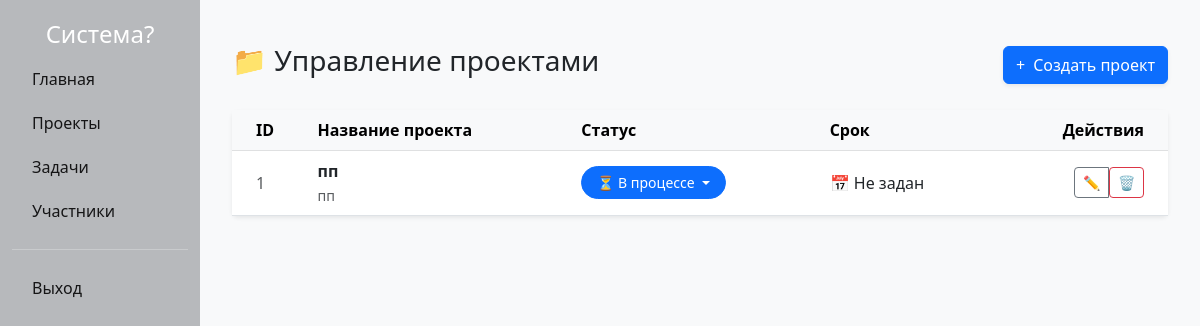
Page /projects on the earlier database version.
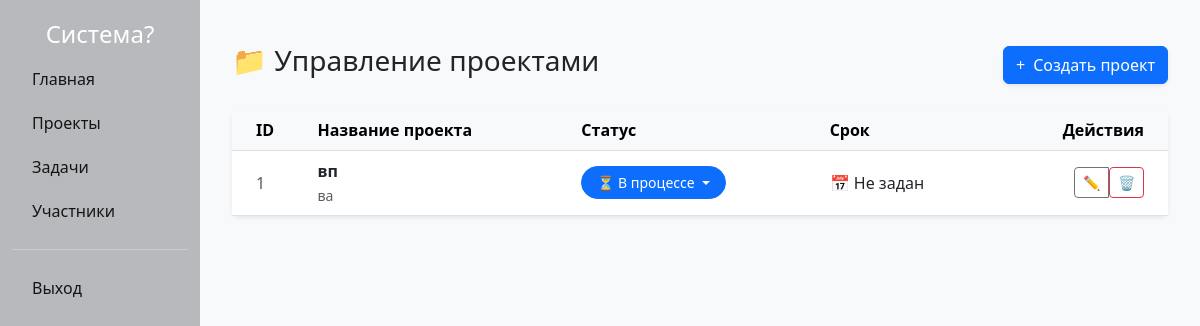
Same page on the later database version.
### app/models/project.py (models this page shows)
class Project(Base):
    __tablename__ = "projects"
    id = Column(Integer, primary_key=True, index=True)
    title = Column(String, nullable=False)
    description = Column(Text)
    status = Column(String, default="In Progress")
    deadline = Column(DateTime, nullable=True) # Новое поле для даты
    created_at = Column(DateTime, default=datetime.utcnow)

### app/main.py (the view)
@app.get("/projects", response_class=HTMLResponse)
async def projects_page(request: Request, db: Session = Depends(get_db)):
    try:
        projects = db.query(Project).all()
        return templates.TemplateResponse("projects.html", {
            "request": request,
            "projects": projects
        })
    except Exception as e:
        return HTMLResponse(content=f"Ошибка: {e}", status_code=500)

### templates/projects.html (shortened to what this page needs)
{% extends "base.html" %}
{% block content %}
<div class="container-fluid py-4">
    <div class="d-flex justify-content-between align-items-center mb-4">
        <h1 class="h3">📁 Управление проектами</h1>
        <button type="button" class="btn btn-primary shadow-sm" data-bs-toggle="modal" data-bs-target="#addProjectModal">
            <span class="me-1">+</span> Создать проект
        </button>
    </div>
    <div class="card shadow-sm border-0">
        <div class="card-body p-0">
            <table class="table table-hover align-middle mb-0">
                <thead class="table-light">
                    <tr>
                        <th class="ps-4">ID</th>
                        <th>Название проекта</th>
                        <th>Статус</th>
                        <th>Срок</th>
                        <th class="text-end pe-4">Действия</th>
                    </tr>
                </thead>
                <tbody>
                    {% for project in projects %}
                    <tr>
                        <td class="ps-4 text-muted">{{ project.id }}</td>
                        <td>
                            <div class="fw-bold">{{ project.title }}</div>
                            <small class="text-muted">{{ project.description or 'Нет описания' }}</small>
                        </td>
                        <td>
                            <div class="dropdown">
                                <button class="btn btn-sm dropdown-toggle rounded-pill status-pill {% if project.status == 'Done' %}btn-success text-white{% elif project.status == 'In Progress' %}btn-primary text-white{% else %}btn-secondary{% endif %}"
                                        type="button" data-bs-toggle="dropdown">
                                    {% if project.status == 'In Progress' %}⏳ В процессе{% elif project.status == 'Done' %}✅ Завершено{% else %}{{ project.status }}{% endif %}
                                </button>
                            </div>
                        </td>
                        <td>
                            <span class="text-nowrap">
                                📅 {{ project.deadline.strftime('%d.%m.%Y') if project.deadline else 'Не задан' }}
                            </span>
                        </td>
                        <td class="text-end pe-4">
                            <div class="btn-group">
                                <button class="btn btn-sm btn-outline-secondary" data-bs-toggle="modal" data-bs-target="#editModal{{ project.id }}" title="Редактировать">✏️</button>
                                <form action="/projects/delete/{{ project.id }}" method="post" onsubmit="return confirm('Вы уверены, что хотите удалить проект?')">
                                    <button type="submit" class="btn btn-sm btn-outline-danger" title="Удалить">🗑️</button>
                                </form>
                            </div>
                        </td>
                    </tr>
                    {% endfor %}
                </tbody>
            </table>
        </div>
    </div>
</div>
{% endblock %}

### templates/base.html (shortened to what this page needs)
<!DOCTYPE html>
<html lang="ru">
<head>
    <link href="https://cdn.jsdelivr.net/npm/bootstrap@5.3.0/dist/css/bootstrap.min.css" rel="stylesheet">
</head>
<body>
    <div class="container-fluid">
        <div class="row">
            <nav class="col-md-2 d-none d-md-block sidebar">
                <h4 class="text-center">Система?</h4>
                <a href="/">Главная</a>
                <a href="/projects">Проекты</a>
                <a href="/tasks">Задачи</a>
                <a href="/users">Участники</a>
                <hr>
                <a href="/logout">Выход</a>
            </nav>
            <main class="col-md-10 content">
                {% block content %}{% endblock %}
            </main>
        </div>
    </div>
</body>
</html>

### templates/base.html (style rules this page uses)
body { background-color: #f8f9fa; }
.sidebar { min-height: 100vh; background: #b7b9bc; color: white; padding-top: 20px; }
.sidebar a { color: #151516; text-decoration: none; display: block; padding: 10px 20px; }
.content { padding: 20px; }

### templates/projects.html (style rules this page uses)
.dropdown-toggle { font-weight: 500; padding: 5px 15px; transition: all 0.2s; }
.status-pill { min-width: 120px; }

Differences in the rows shown:
changed Project "Не задан": title "пп" → "вп"; description "пп" → "ва"
